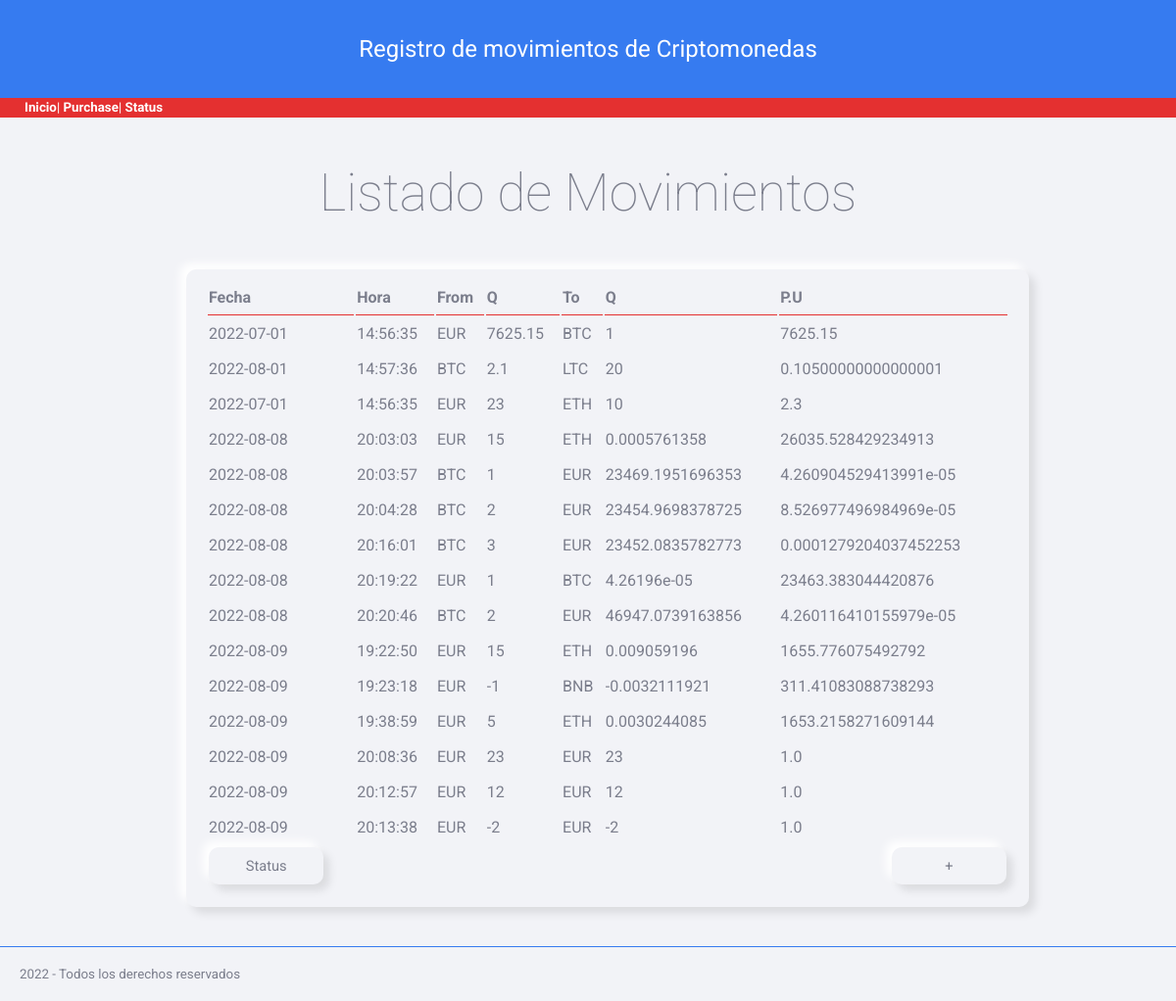
Before: / with the older database file.
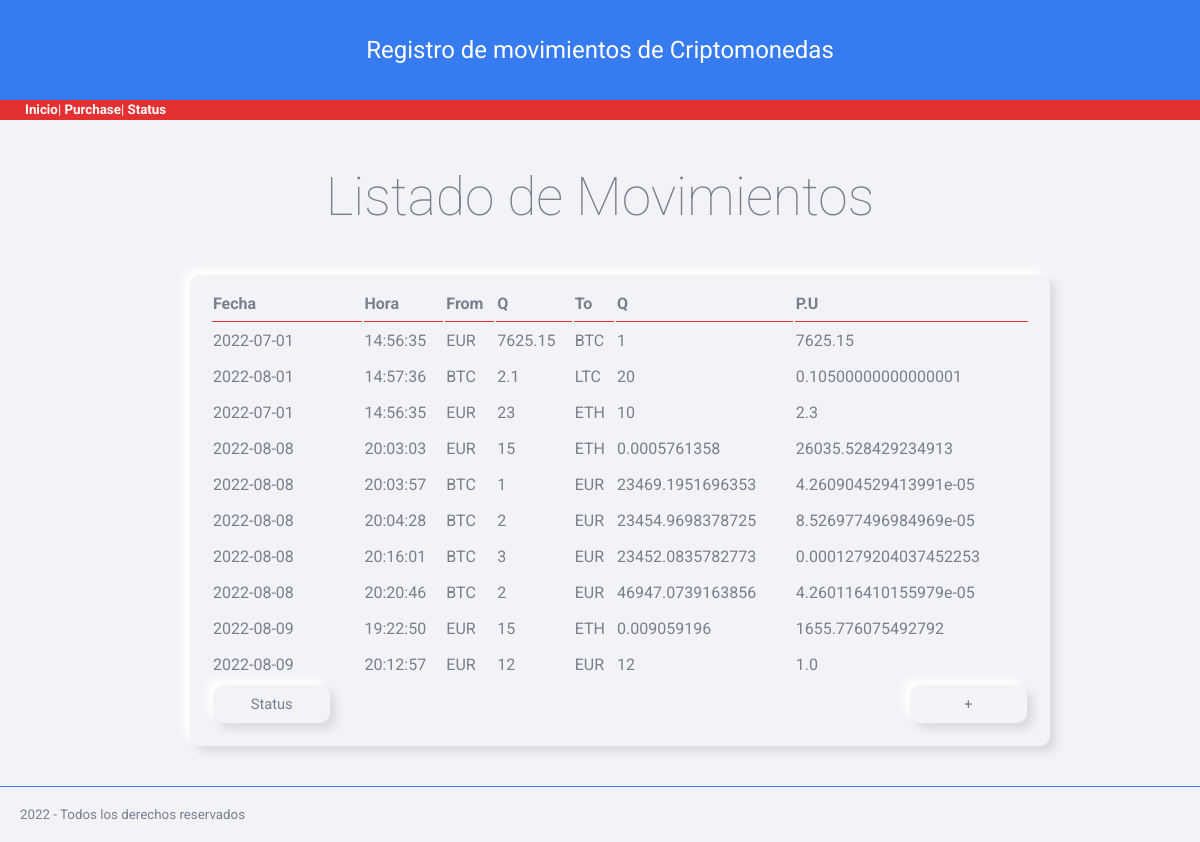
After: the same page with the newer database file.
### tables this page shows
CREATE TABLE "movimientos" (
	"id"	INTEGER NOT NULL,
	"date"	TEXT,
	"time"	TEXT,
	"moneda_from"	TEXT,
	"cantidad_from"	NUMERIC,
	"moneda_to"	TEXT,
	"cantidad_to"	NUMERIC,
	PRIMARY KEY("id" AUTOINCREMENT)
);

### money/views.py (the view)
@app.route("/")
def inicio():
    db = DBManager(RUTA)
    movimientos = db.consultaSQL("SELECT * from movimientos")
    return render_template("inicio.html", movs=movimientos)

### money/models.py (called while the page is built)
    def consultaSQL(self, consulta):
        conexion = sqlite3.connect(self.ruta)
        cursor = conexion.cursor()
        cursor.execute(consulta)
        self.movimientos = []
        nombres_columnas = []
        for desc_columna in cursor.description:
            nombres_columnas.append(desc_columna[0])
        datos = cursor.fetchall()
        for dato in datos:
            movimiento = {}
            indice = 0
            for nombre in nombres_columnas:
                movimiento[nombre] = dato[indice]
                indice += 1
            self.movimientos.append(movimiento)
        conexion.close()
        return self.movimientos

### money/templates/inicio.html (shortened to what this page needs)
{% extends "base.html" %}
{%  block page_title %}
Listado de Movimientos
{% endblock %}
{% block contenido %}
{{ super ()}}
    <table class="paper">
        <tr>
            <th class="cabecera_tabla">Fecha</th>
            <th class="cabecera_tabla">Hora</th>
            <th class="cabecera_tabla">From</th>
            <th class="cabecera_tabla">Q</th>
            <th class="cabecera_tabla">To</th>
            <th class="cabecera_tabla">Q</th>
            <th class="cabecera_tabla">P.U</th>
        </tr>
        {% if movs %}
            {% for mov in movs %}
            <tr>
                <td>{{mov.date}}</td>
                <td>{{mov.time}}</td>
                <td>{{mov.moneda_from}}</td>
                <td>{{mov.cantidad_from}}</td>
                <td>{{mov.moneda_to}}</td>
                <td>{{mov.cantidad_to}}</td>
                <td>{{mov.cantidad_from / mov.cantidad_to}}</td>
            </tr>
            {% endfor %}
        {% else %}
        <tr>
            <td colspan="4">No hay movimientos que mostrar</td>
        </tr>
        {% endif %}
        <tr>
            <td>
                <a href="/status">
                    <button type="button" name="return" id="return">Status</button>
                </a>
            </td>
            <td></td>
            <td></td>
            <td></td>
            <td></td>
            <td></td>
            <td align="right">
                <a href="/purchase">
                   <button type="submit" name="return" id="return">+</button>
                </a>
            </td>
        </tr>
    </table>
{% endblock %}

### money/templates/base.html (shortened to what this page needs)
<!DOCTYPE html>
<html lang="en">
<head>
    <link rel="stylesheet" href="static/css/skeuos.css">
    <link rel="stylesheet" href="static/css/styles.css">
</head>
<body>
    <header>
        Registro de movimientos de Criptomonedas
    </header>
    <nav class="main_menu">
        <a href="/">Inicio</a>|<a href="\purchase"> Purchase</a>| <a href="\status"> Status</a>
    </nav>
    <main>
        {% block contenido %}
        <h1 class="main_page_title">{% block page_title %}{% endblock %}</h1>
        {% endblock %}
    </main>
    <footer class="pie_de_pagina">2022 - Todos los derechos reservados</footer>
</body>
</html>

### money/static/css/skeuos.css (style rules this page uses)
:root { --bg-color: #f2f3f7; --fg-color: #7b7e8c; --red: #E43030; --green: #19A187; --blue: #367bf0; --dark-blue: #265AB1; --maroon: #B8174C; --purple: #8C42AB; }
* { box-sizing: border-box; outline: none; -webkit-touch-callout: none; -webkit-appearance: none; -webkit-tap-highlight-color: transparent !important; -webkit-tap-highlight-color: rgba(0, 0, 0, 0) !important; -webkit-touch-callout: none; font-family: 'Roboto', sans-serif; letter-spacing: 0; }
html, body { background-color: #f2f3f7; color: #7b7e8c; margin: 0; padding: 0; font-size: 10pt; height: 100%; cursor: default; user-select: none; -webkit-user-select: none; -khtml-user-select: none; -moz-user-select: none; -ms-user-select: none; }
.with-shadow, .outset, button, .checktext input + span, .blue-button, .checktext input:checked + span, button.blue-button, .green-button, button.green-button, .green-button.blue-button, .red-button, button.red-button, .red-button.blue-button, .red-button.green-button, input[type="button"], input[type="submit"], input[type="reset"], select, input[type="text"]:not(select):focus, input[type="search"]:not(select):focus, input[type="tel"]:not(select):focus, input[type="url"]:not(select):focus, input[type="email"]:not(select):focus, input[type="password"]:not(select):focus, input[type="date"]:not(select):focus, input[type="month"]:not(select):focus, input[type="week"]:not(select):focus, input[type="time"]:not(select):focus, input[type="number"]:not(select):focus, input[type="color"]:not(select):focus, select:not(select):focus, textarea:not(select):focus, .paper { box-shadow: 6px 6px 10px rgba(0, 0, 0, 0.1), -6px -6px 10px white; }
.outset, button, .checktext input + span, .blue-button, .checktext input:checked + span, button.blue-button, .green-button, button.green-button, .green-button.blue-button, .red-button, button.red-button, .red-button.blue-button, .red-button.green-button, input[type="button"], input[type="submit"], input[type="reset"], select, input[type="text"]:not(select):focus, input[type="search"]:not(select):focus, input[type="tel"]:not(select):focus, input[type="url"]:not(select):focus, input[type="email"]:not(select):focus, input[type="password"]:not(select):focus, input[type="date"]:not(select):focus, input[type="month"]:not(select):focus, input[type="week"]:not(select):focus, input[type="time"]:not(select):focus, input[type="number"]:not(select):focus, input[type="color"]:not(select):focus, select:not(select):focus, textarea:not(select):focus, .paper { border-radius: 10px; background: #f2f3f7; }
.paper { padding: 10px 20px 20px; margin-top: 20px; min-height: 100px; font-size: 1.2em; background: #f2f3f7; }
section, article, .section, .article, .paper { line-height: 2em; word-wrap: break-word; word-break: normal; line-height: 2em; }
button, .checktext input + span, .blue-button, .checktext input:checked + span, button.blue-button, .green-button, button.green-button, .green-button.blue-button, .red-button, button.red-button, .red-button.blue-button, .red-button.green-button, input[type="button"], input[type="submit"], input[type="reset"] { border: 0; text-transform: capitalize; padding: 10px 0; width: 8em; text-align: center; cursor: pointer; color: inherit; font-size: 1.1rem; transition-property: background-color, box-shadow; transition-delay: .2s; transition-duration: .2s; }
a, a:link, a:visited, a:hover a:active { cursor: pointer; font-weight: bold; color: #367bf0; font-weight: bold; text-decoration: none; }
h1, h2, h3, h4, h5, h6 { line-height: 1.5em; }
h1 { font-size: 4em; font-weight: lighter; margin: .7em 0; }

### money/static/css/styles.css (style rules this page uses)
header { background-color: #367bf0; color: white; height: 100px; font-size: x-large; line-height: 100px; text-align: center; }
nav { background-color: #E43030; color: white; height: 20px; line-height: 20px; padding-left: 25px; }
main { max-width: 900px; margin: auto; padding: 0 20px; }
table.paper { width: 100%; margin: 10px 20px; }
.cabecera_tabla { border-bottom: #E43030 1px solid; text-align: left; }
.pie_de_pagina { margin-top: 40px; padding: 20px; border-top: #367bf0 solid 1px; }
nav.main_menu a { color: white; }
h1.main_page_title { text-align: center; }
button { color: #7b7e8c; }

Changed rows visible on the page:
removed movimientos: date "2022-08-08", time "20:19:22", moneda_from "EUR", cantidad_from "1", moneda_to "BTC", cantidad_to "4.26196e-05", mov.cantidad_from/mov.cantidad_to "23463.383044420876"
removed movimientos: date "2022-08-09", time "19:23:18", moneda_from "EUR", cantidad_from "-1", moneda_to "BNB", cantidad_to "-0.0032111921", mov.cantidad_from/mov.cantidad_to "311.41083088738293"
removed movimientos: date "2022-08-09", time "19:38:59", moneda_from "EUR", cantidad_from "5", moneda_to "ETH", cantidad_to "0.0030244085", mov.cantidad_from/mov.cantidad_to "1653.2158271609144"
removed movimientos: date "2022-08-09", time "20:08:36", moneda_from "EUR", cantidad_from "23", moneda_to "EUR", cantidad_to "23", mov.cantidad_from/mov.cantidad_to "1.0"
removed movimientos: date "2022-08-09", time "20:13:38", moneda_from "EUR", cantidad_from "-2", moneda_to "EUR", cantidad_to "-2", mov.cantidad_from/mov.cantidad_to "1.0"
